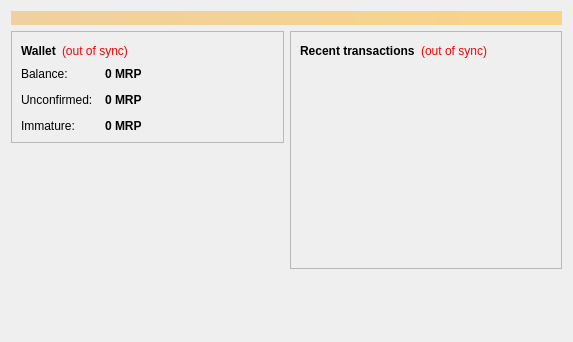
<?xml version="1.0" encoding="UTF-8"?>
<ui version="4.0">
 <class>OverviewPage</class>
 <widget class="QWidget" name="OverviewPage">
  <property name="geometry">
   <rect>
    <x>0</x>
    <y>0</y>
    <width>573</width>
    <height>342</height>
   </rect>
  </property>
  <property name="windowTitle">
   <string>Form</string>
  </property>
  <layout class="QVBoxLayout" name="topLayout">
   <item>
    <widget class="QLabel" name="labelAlerts">
     <property name="visible">
      <bool>false</bool>
     </property>
     <property name="styleSheet">
      <string notr="true">background-color: qlineargradient(x1: 0, y1: 0, x2: 1, y2: 0, stop:0 #F0D0A0, stop:1 #F8D488); color:#000000;</string>
     </property>
     <property name="wordWrap">
      <bool>true</bool>
     </property>
     <property name="margin">
      <number>3</number>
     </property>
    </widget>
   </item>
   <item>
    <layout class="QHBoxLayout" name="horizontalLayout" stretch="1,1">
     <item>
      <layout class="QVBoxLayout" name="verticalLayout_2">
       <item>
        <widget class="QFrame" name="frame">
         <property name="frameShape">
          <enum>QFrame::StyledPanel</enum>
         </property>
         <property name="frameShadow">
          <enum>QFrame::Raised</enum>
         </property>
         <layout class="QVBoxLayout" name="verticalLayout_4">
          <item>
           <layout class="QHBoxLayout" name="horizontalLayout_4">
            <item>
             <widget class="QLabel" name="label_5">
              <property name="font">
               <font>
                <weight>75</weight>
                <bold>true</bold>
               </font>
              </property>
              <property name="text">
               <string>Wallet</string>
              </property>
             </widget>
            </item>
            <item>
             <widget class="QLabel" name="labelWalletStatus">
              <property name="toolTip">
               <string>The displayed information may be out of date. Your wallet automatically synchronizes with the Morpheus network after a connection is established, but this process has not completed yet.</string>
              </property>
              <property name="styleSheet">
               <string notr="true">QLabel { color: red; }</string>
              </property>
              <property name="text">
               <string notr="true">(out of sync)</string>
              </property>
              <property name="alignment">
               <set>Qt::AlignLeading|Qt::AlignLeft|Qt::AlignVCenter</set>
              </property>
             </widget>
            </item>
            <item>
             <spacer name="horizontalSpacer_2">
              <property name="orientation">
               <enum>Qt::Horizontal</enum>
              </property>
              <property name="sizeHint" stdset="0">
               <size>
                <width>40</width>
                <height>20</height>
               </size>
              </property>
             </spacer>
            </item>
           </layout>
          </item>
          <item>
           <layout class="QFormLayout" name="formLayout_2">
            <property name="fieldGrowthPolicy">
             <enum>QFormLayout::AllNonFixedFieldsGrow</enum>
            </property>
            <property name="horizontalSpacing">
             <number>12</number>
            </property>
            <property name="verticalSpacing">
             <number>12</number>
            </property>
            <item row="0" column="0">
             <widget class="QLabel" name="label">
              <property name="text">
               <string>Balance:</string>
              </property>
             </widget>
            </item>
            <item row="0" column="1">
             <widget class="QLabel" name="labelBalance">
              <property name="font">
               <font>
                <weight>75</weight>
                <bold>true</bold>
               </font>
              </property>
              <property name="cursor">
               <cursorShape>IBeamCursor</cursorShape>
              </property>
              <property name="toolTip">
               <string>Your current balance</string>
              </property>
              <property name="text">
               <string notr="true">0 MRP</string>
              </property>
              <property name="textInteractionFlags">
               <set>Qt::LinksAccessibleByMouse|Qt::TextSelectableByKeyboard|Qt::TextSelectableByMouse</set>
              </property>
             </widget>
            </item>
            <item row="1" column="0">
             <widget class="QLabel" name="label_3">
              <property name="text">
               <string>Unconfirmed:</string>
              </property>
             </widget>
            </item>
            <item row="1" column="1">
             <widget class="QLabel" name="labelUnconfirmed">
              <property name="font">
               <font>
                <weight>75</weight>
                <bold>true</bold>
               </font>
              </property>
              <property name="cursor">
               <cursorShape>IBeamCursor</cursorShape>
              </property>
              <property name="toolTip">
               <string>Total of transactions that have yet to be confirmed, and do not yet count toward the current balance</string>
              </property>
              <property name="text">
               <string notr="true">0 MRP</string>
              </property>
              <property name="textInteractionFlags">
               <set>Qt::LinksAccessibleByMouse|Qt::TextSelectableByKeyboard|Qt::TextSelectableByMouse</set>
              </property>
             </widget>
            </item>
            <item row="2" column="0">
             <widget class="QLabel" name="labelImmatureText">
              <property name="text">
               <string>Immature:</string>
              </property>
             </widget>
            </item>
            <item row="2" column="1">
             <widget class="QLabel" name="labelImmature">
              <property name="font">
               <font>
                <weight>75</weight>
                <bold>true</bold>
               </font>
              </property>
              <property name="toolTip">
               <string>Mined balance that has not yet matured</string>
              </property>
              <property name="text">
               <string notr="true">0 MRP</string>
              </property>
              <property name="textInteractionFlags">
               <set>Qt::LinksAccessibleByMouse|Qt::TextSelectableByKeyboard|Qt::TextSelectableByMouse</set>
              </property>
             </widget>
            </item>
           </layout>
          </item>
         </layout>
        </widget>
       </item>
       <item>
        <spacer name="verticalSpacer">
         <property name="orientation">
          <enum>Qt::Vertical</enum>
         </property>
         <property name="sizeHint" stdset="0">
          <size>
           <width>20</width>
           <height>40</height>
          </size>
         </property>
        </spacer>
       </item>
      </layout>
     </item>
     <item>
      <layout class="QVBoxLayout" name="verticalLayout_3">
       <item>
        <widget class="QFrame" name="frame_2">
         <property name="frameShape">
          <enum>QFrame::StyledPanel</enum>
         </property>
         <property name="frameShadow">
          <enum>QFrame::Raised</enum>
         </property>
         <layout class="QVBoxLayout" name="verticalLayout">
          <item>
           <layout class="QHBoxLayout" name="horizontalLayout_2">
            <item>
             <widget class="QLabel" name="label_4">
              <property name="text">
               <string>&lt;b&gt;Recent transactions&lt;/b&gt;</string>
              </property>
             </widget>
            </item>
            <item>
             <widget class="QLabel" name="labelTransactionsStatus">
              <property name="toolTip">
               <string>The displayed information may be out of date. Your wallet automatically synchronizes with the Morpheus network after a connection is established, but this process has not completed yet.</string>
              </property>
              <property name="styleSheet">
               <string notr="true">QLabel { color: red; }</string>
              </property>
              <property name="text">
               <string notr="true">(out of sync)</string>
              </property>
              <property name="alignment">
               <set>Qt::AlignRight|Qt::AlignTrailing|Qt::AlignVCenter</set>
              </property>
             </widget>
            </item>
            <item>
             <spacer name="horizontalSpacer">
              <property name="orientation">
               <enum>Qt::Horizontal</enum>
              </property>
              <property name="sizeHint" stdset="0">
               <size>
                <width>40</width>
                <height>20</height>
               </size>
              </property>
             </spacer>
            </item>
           </layout>
          </item>
          <item>
           <widget class="QListView" name="listTransactions">
            <property name="styleSheet">
             <string notr="true">QListView { background: transparent; }</string>
            </property>
            <property name="frameShape">
             <enum>QFrame::NoFrame</enum>
            </property>
            <property name="verticalScrollBarPolicy">
             <enum>Qt::ScrollBarAlwaysOff</enum>
            </property>
            <property name="horizontalScrollBarPolicy">
             <enum>Qt::ScrollBarAlwaysOff</enum>
            </property>
            <property name="selectionMode">
             <enum>QAbstractItemView::NoSelection</enum>
            </property>
           </widget>
          </item>
         </layout>
        </widget>
       </item>
       <item>
        <spacer name="verticalSpacer_2">
         <property name="orientation">
          <enum>Qt::Vertical</enum>
         </property>
         <property name="sizeHint" stdset="0">
          <size>
           <width>20</width>
           <height>40</height>
          </size>
         </property>
        </spacer>
       </item>
      </layout>
     </item>
    </layout>
   </item>
  </layout>
 </widget>
 <resources/>
 <connections/>
</ui>
